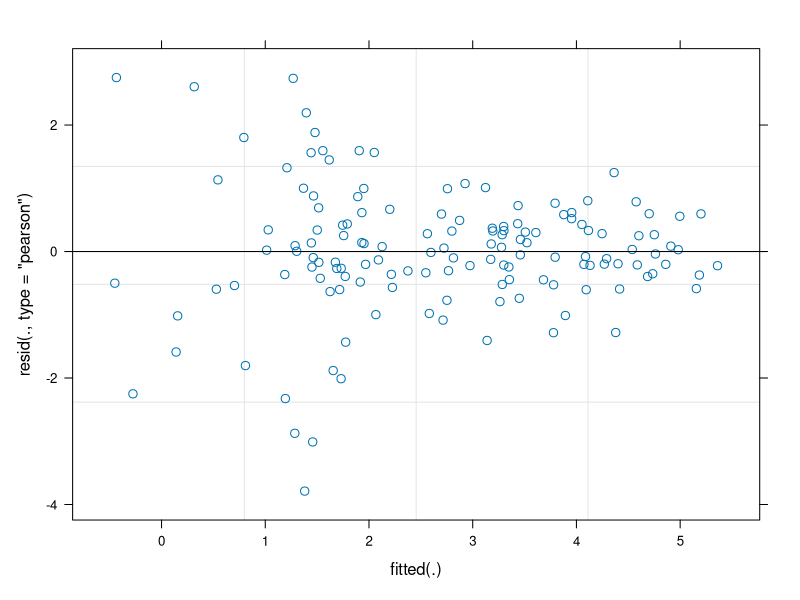
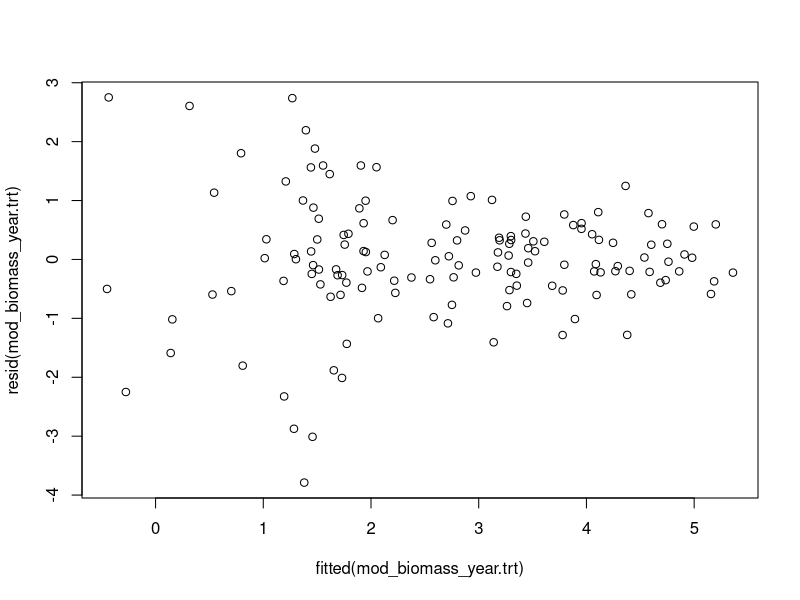
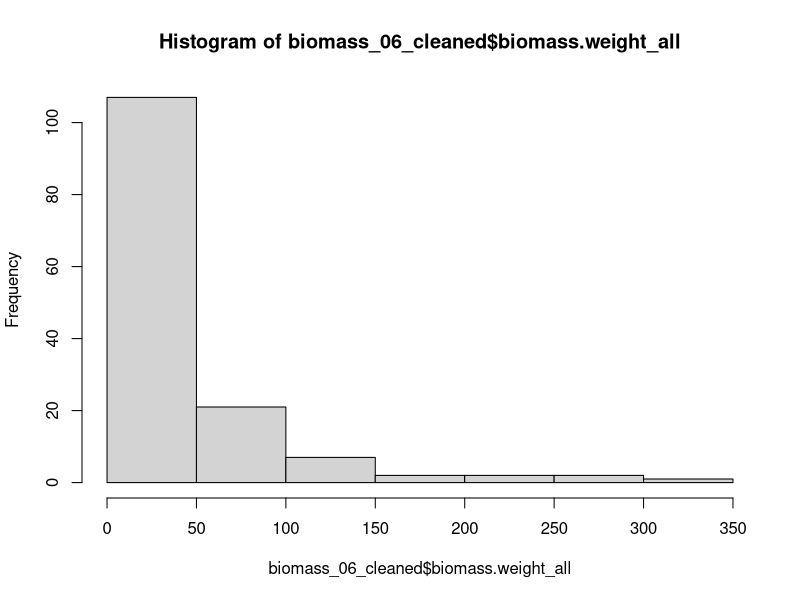
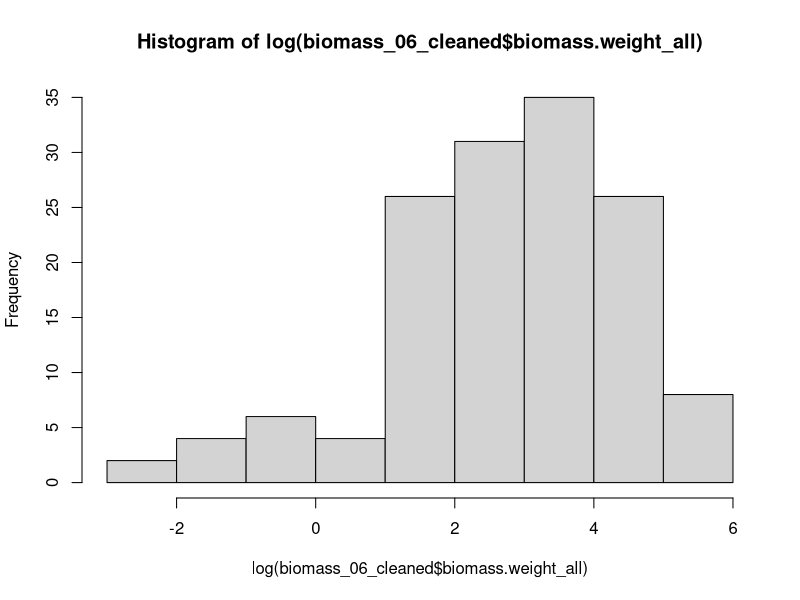

Generate these figures, in order, with R:
###############################################################################
## Purpose: script to analyze the NutNet lubb.us species biomass data
## data spans from 2018 to 2023 
## author : Monika Kelley
###############################################################################

## load packages
library(tidyverse)
#library(ggplot2)  ## do not install again queen 
#library(dplyr)
library(lme4)
library(car)
library(emmeans)
library(vegan)
library(multcompView)
library(multcomp)
library(readxl)
library(lubridate)
library(ggpubr)
library(patchwork)



###############################################################################
## Loading and cleaning data
###############################################################################

### Original data, LBK biomass ----
biomass_00_raw <- read.csv("../data/Biomass.csv")



### Cleaning ---- 

## checking for what categories are there
unique(biomass_00_raw$pft)

## remove "dead" categories
biomass_01_plants <- subset(biomass_00_raw, !(pft == 'dead' | pft == 'Dead'))

## making a new column to standardize growth forms 
# code used to check unique life forms
unique(biomass_01_plants$pft)
unique(biomass_01_plants$growth_form)

# grass
biomass_01_plants$growth_form[biomass_01_plants$pf == 'grasses' | 
                                biomass_01_plants$pft == 'grasses ' |
                                biomass_01_plants$pft == 'grass'] <- 'grass'

# forb
biomass_01_plants$growth_form[biomass_01_plants$pf == 'herbs'] <- 'forb'

# Woody species
biomass_01_plants$growth_form[biomass_01_plants$pf == 'woody'] <- 'woody'


## grouping and summarizing code
# group by plot per year
biomass_02_grouped <- group_by(biomass_01_plants, Plot, Year, DOY, growth_form)
head(biomass_02_grouped)

# means for growth_form weights by plot
biomass_03_mean.weight <- summarise(biomass_02_grouped, biomass.weight = mean(weight))
head(biomass_03_mean.weight)



### adding in additional site and plot information ----

## reading in plot information
plot_information <- read.csv('../data/plot_types.csv')[,2:3]

## adding plot information to biomass data
biomass_04_plot.info <- left_join(biomass_03_mean.weight, plot_information)

## adding specific plot type columns
biomass_04_plot.info <- biomass_04_plot.info %>%
  mutate(n = ifelse(trt == "N" | trt == "NP" | trt == "NK" | trt == "NPK" | trt == "NPK+Fence", 1, 0),
         p = ifelse(trt == "P" | trt == "NP" | trt == "PK" | trt == "NPK" | trt == "NPK+Fence", 1, 0),
         k = ifelse(trt == "K" | trt == "NK" | trt == "PK" | trt == "NPK" | trt == "NPK+Fence", 1, 0))

## add in treatment as binary factors
biomass_04_plot.info$nfac <- as.factor(biomass_04_plot.info$n)
biomass_04_plot.info$pfac <- as.factor(biomass_04_plot.info$p)
biomass_04_plot.info$kfac <- as.factor(biomass_04_plot.info$k)

## add in plot and year as binary factors
biomass_04_plot.info$plotfac <- as.factor(biomass_04_plot.info$Plot)
biomass_04_plot.info$yearfac <- as.factor(biomass_04_plot.info$Year)

## add in blocks 
biomass_04_plot.info$block <- 'block2'
biomass_04_plot.info$block[biomass_04_plot.info$Plot <15] <- 'block1'
biomass_04_plot.info$block[biomass_04_plot.info$Plot >28] <- 'block3'

## removing certain plot types (fence, extra control plots)
biomass_05_cleaned <- subset(biomass_04_plot.info, !(trt == 'Fence' | trt == 'NPK+Fence' |trt == 'xControl'))

## aggregate to a single value for biomass per plot per year
biomass_06_cleaned_groupby <- group_by(biomass_05_cleaned, Plot, Year, DOY, trt, n, p, k,
                                       nfac, pfac, kfac, plotfac, yearfac, block)
biomass_06_cleaned <- summarise(biomass_06_cleaned_groupby, biomass.weight_all = sum(biomass.weight,na.rm=T))

###############################################################################
### Model 01 : Biomass, year and treatments 🤟
###############################################################################

## statistical models of diversity across years
# testing the hypotheses about treatment impacts on community diversity, 
# accounting for year-to-year differences


#### Model 01 : Biomass, year and treatments ----

## model 01
mod_biomass_year.trt <- lmer(log(biomass.weight_all) ~ yearfac * nfac * pfac * kfac + 
                               (1|plotfac) + (1|block), data = biomass_06_cleaned) # log transform to fix normality issue

## check the residuals
# Component-Component plus Residual plot (CCPR plot)
plot(mod_biomass_year.trt, which = 1)
plot(resid(mod_biomass_year.trt) ~ fitted(mod_biomass_year.trt))
hist(biomass_06_cleaned$biomass.weight_all)
hist(log(biomass_06_cleaned$biomass.weight_all))

## Anova
biomass_mod_anova <- Anova(mod_biomass_year.trt)
biomass_mod_anova
summary(biomass_mod_anova)

## post-hoc analyses
emmeans(mod_biomass_year.trt, ~yearfac)




###############################################################################
### visualization
###############################################################################
